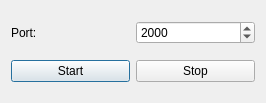
<?xml version="1.0" encoding="UTF-8"?>
<ui version="4.0">
 <class>Dialog</class>
 <widget class="QDialog" name="Dialog">
  <property name="geometry">
   <rect>
    <x>0</x>
    <y>0</y>
    <width>266</width>
    <height>103</height>
   </rect>
  </property>
  <property name="windowTitle">
   <string>Dialog</string>
  </property>
  <layout class="QVBoxLayout" name="verticalLayout">
   <item>
    <layout class="QHBoxLayout" name="horizontalLayout">
     <item>
      <widget class="QLabel" name="label">
       <property name="text">
        <string>Port:</string>
       </property>
      </widget>
     </item>
     <item>
      <widget class="QSpinBox" name="spinBox">
       <property name="minimum">
        <number>2</number>
       </property>
       <property name="maximum">
        <number>63999</number>
       </property>
       <property name="value">
        <number>2000</number>
       </property>
      </widget>
     </item>
    </layout>
   </item>
   <item>
    <layout class="QHBoxLayout" name="horizontalLayout_2">
     <item>
      <widget class="QPushButton" name="btnStart">
       <property name="text">
        <string>Start</string>
       </property>
      </widget>
     </item>
     <item>
      <widget class="QPushButton" name="btnStop">
       <property name="text">
        <string>Stop</string>
       </property>
      </widget>
     </item>
    </layout>
   </item>
  </layout>
 </widget>
 <layoutdefault spacing="6" margin="11"/>
 <resources/>
 <connections/>
</ui>
